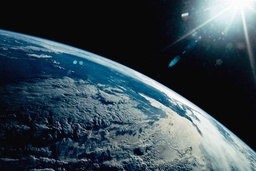
#> input picture ti-eq.py/earth.jpg, 256 x 171 px, shrunk from 980 x 654 before the run
$ python 'transformasi intensitas dan ekualisasi histogram.py'
#> lines starting #> are read from the running program, lines starting #| are printed output that depends on the picture
import cv2
import numpy as np
import matplotlib.pyplot as plt
import os

folder = os.path.dirname(os.path.abspath(__file__))
path_gambar = os.path.join(folder, "earth.jpg")

# Membaca gambar asli berwarna
img_color = cv2.imread(path_gambar)
#> img_color is the input picture: shape (171, 256, 3); mean B, G, R 80.6, 71.4, 54.8

if img_color is None:
    print("Gambar tidak ditemukan!")
    exit()

# Mengubah gambar berwarna menjadi grayscale
img = cv2.cvtColor(img_color, cv2.COLOR_BGR2GRAY)
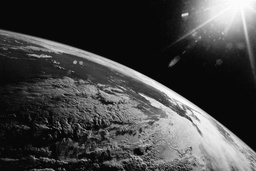
#> img: shape (171, 256); min 1, max 255, mean 67.5

height, width = img.shape
#> height = 171; width = 256

print("Gambar berhasil dibaca")
print("Ukuran gambar:", width, "x", height)
#| Ukuran gambar: 256 x 171

def histogram_manual(image):

    histogram = [0] * 256

    for i in range(image.shape[0]):
        for j in range(image.shape[1]):

            pixel = image[i, j]

            histogram[pixel] += 1

    return histogram

def negative(image):

    hasil = np.zeros_like(image)

    for i in range(image.shape[0]):
        for j in range(image.shape[1]):

            hasil[i, j] = 255 - image[i, j]
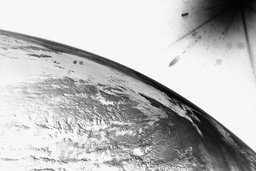
#> hasil: shape (171, 256); min 0, max 254, mean 187.5

    return hasil

def log_transform(image):

    hasil = np.zeros_like(image, dtype=np.uint8)

    c = 255 / np.log(256)

    for i in range(image.shape[0]):
        for j in range(image.shape[1]):

            r = image[i, j]

            s = c * np.log(1 + r)

            if s > 255:
                s = 255

            if s < 0:
                s = 0

            hasil[i, j] = int(s)
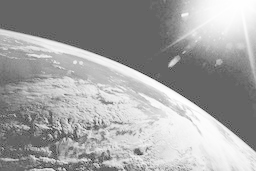
#> hasil: shape (171, 256); min 31, max 255, mean 163.1

    return hasil

def gamma_transform(image, gamma):

#> called with gamma = 0.5
    hasil = np.zeros_like(image, dtype=np.uint8)

    for i in range(image.shape[0]):
        for j in range(image.shape[1]):

            r = image[i, j] / 255.0

            s = 255 * (r ** gamma)

            if s > 255:
                s = 255

            if s < 0:
                s = 0

            hasil[i, j] = int(s)
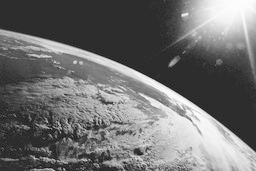
#> hasil: shape (171, 256); min 15, max 255, mean 111.5

    return hasil

def contrast_stretching(image):

    hasil = np.zeros_like(image, dtype=np.uint8)

    r_min = 255
    r_max = 0

    # Mencari nilai minimum dan maksimum
    for i in range(image.shape[0]):
        for j in range(image.shape[1]):

            pixel = image[i, j]

            if pixel < r_min:
                r_min = pixel

            if pixel > r_max:
                r_max = pixel
#> after the loop, r_max = 255; r_min = 1

    # Melakukan contrast stretching
    for i in range(image.shape[0]):
        for j in range(image.shape[1]):

            if r_max == r_min:

                hasil[i, j] = image[i, j]

            else:

                s = ((image[i, j] - r_min) /
                     (r_max - r_min)) * 255

                if s < 0:
                    s = 0

                if s > 255:
                    s = 255

                hasil[i, j] = int(s)

    return hasil

def histogram_equalization(image):

    hist = histogram_manual(image)
#> after the loop in histogram_manual, `for i in range(image.shape[0]):`: histogram = 256 values, max 11483 at index 8, min 0 at index 0, mean 171
#> hist has the same summary as histogram in histogram_manual

    # Jumlah seluruh pixel
    total_pixel = image.shape[0] * image.shape[1]
#> total_pixel = 43776

    cdf = [0] * 256

    cdf[0] = hist[0]

    for i in range(1, 256):

        cdf[i] = cdf[i - 1] + hist[i]
#> after the loop, cdf = 256 values from 0 to 43776

    cdf_min = 0

    for i in range(256):

        if cdf[i] != 0:

            cdf_min = cdf[i]

            break
#> this loop made 2 passes
#> cdf_min on pass 2: 3

    mapping = [0] * 256

    for i in range(256):

        if total_pixel == cdf_min:

            mapping[i] = 0

        else:

            nilai = ((cdf[i] - cdf_min) /
                     (total_pixel - cdf_min)) * 255

            if nilai < 0:
                nilai = 0

            if nilai > 255:
                nilai = 255

            mapping[i] = int(nilai)
#> this loop made 256 passes
#> after the loop, mapping = 256 values from 0 to 255

    hasil = np.zeros_like(image)

    for i in range(image.shape[0]):
        for j in range(image.shape[1]):

            pixel = image[i, j]

            hasil[i, j] = mapping[pixel]
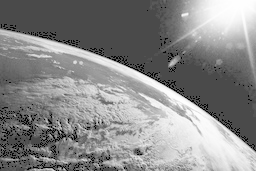
#> hasil: shape (171, 256); min 0, max 255, mean 136.2

    return hasil

img_negative = negative(img)

img_log = log_transform(img)

# Gamma = 0.5
img_gamma = gamma_transform(img, 0.5)

img_contrast = contrast_stretching(img)

img_equalized = histogram_equalization(img)

hist_original = histogram_manual(img)
#> hist_original has the same summary as histogram in histogram_manual

hist_negative = histogram_manual(img_negative)
#> hist_negative = 256 values, max 11483 at index 247, min 0 at index 255, mean 171

hist_log = histogram_manual(img_log)
#> hist_log = 256 values, max 11483 at index 101, min 0 at index 0, mean 171

hist_gamma = histogram_manual(img_gamma)
#> hist_gamma = 256 values, max 11483 at index 45, min 0 at index 0, mean 171

hist_contrast = histogram_manual(img_contrast)
#> hist_contrast = 256 values, max 11483 at index 7, min 0 at index 254, mean 171

hist_equalized = histogram_manual(img_equalized)
#> hist_equalized = 256 values, max 11483 at index 74, min 0 at index 2, mean 171

plt.figure(figsize=(14, 9))

plt.subplot(2, 3, 1)

img_rgb = cv2.cvtColor(img_color, cv2.COLOR_BGR2RGB)

plt.imshow(img_rgb)

plt.title("Gambar Asli")

plt.axis("off")

plt.subplot(2, 3, 2)

plt.imshow(img_negative, cmap="gray")

plt.title("Negative")

plt.axis("off")

plt.subplot(2, 3, 3)

plt.imshow(img_log, cmap="gray")

plt.title("Log Transform")

plt.axis("off")

plt.subplot(2, 3, 4)

plt.imshow(img_gamma, cmap="gray")

plt.title("Gamma Transform")

plt.axis("off")

plt.subplot(2, 3, 5)

plt.imshow(img_contrast, cmap="gray")

plt.title("Contrast Stretching")

plt.axis("off")

plt.subplot(2, 3, 6)

plt.imshow(img_equalized, cmap="gray")

plt.title("Histogram Equalization")

plt.axis("off")


plt.tight_layout()

plt.show()

plt.figure(figsize=(14, 9))

plt.subplot(2, 3, 1)

plt.bar(
    range(256),
    hist_original,
    width=1
)

plt.title("Histogram Asli")

plt.xlabel("Intensitas")

plt.ylabel("Jumlah Pixel")

plt.subplot(2, 3, 2)

plt.bar(
    range(256),
    hist_negative,
    width=1
)

plt.title("Histogram Negative")

plt.xlabel("Intensitas")

plt.ylabel("Jumlah Pixel")

plt.subplot(2, 3, 3)

plt.bar(
    range(256),
    hist_log,
    width=1
)

plt.title("Histogram Log")

plt.xlabel("Intensitas")

plt.ylabel("Jumlah Pixel")

plt.subplot(2, 3, 4)

plt.bar(
    range(256),
    hist_gamma,
    width=1
)

plt.title("Histogram Gamma")

plt.xlabel("Intensitas")

plt.ylabel("Jumlah Pixel")

plt.subplot(2, 3, 5)

plt.bar(
    range(256),
    hist_contrast,
    width=1
)

plt.title("Histogram Contrast Stretching")

plt.xlabel("Intensitas")

plt.ylabel("Jumlah Pixel")

plt.subplot(2, 3, 6)

plt.bar(
    range(256),
    hist_equalized,
    width=1
)

plt.title("Histogram Equalization")

plt.xlabel("Intensitas")

plt.ylabel("Jumlah Pixel")


plt.tight_layout()

plt.show()
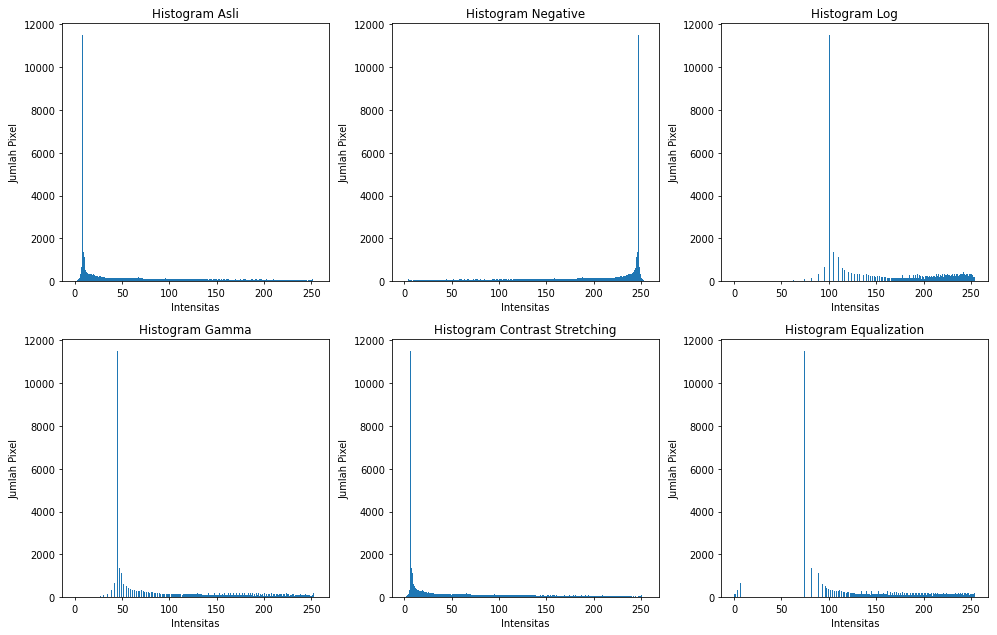
#> figure drawn by matplotlib, 6 panels; panel 1: tallest bar 11483 high, from x = 7.5 to 8.5; panel 2: tallest bar 11483 high, from x = 246.5 to 247.5; panel 3: tallest bar 11483 high, from x = 100.5 to 101.5; panel 4: tallest bar 11483 high, from x = 44.5 to 45.5
